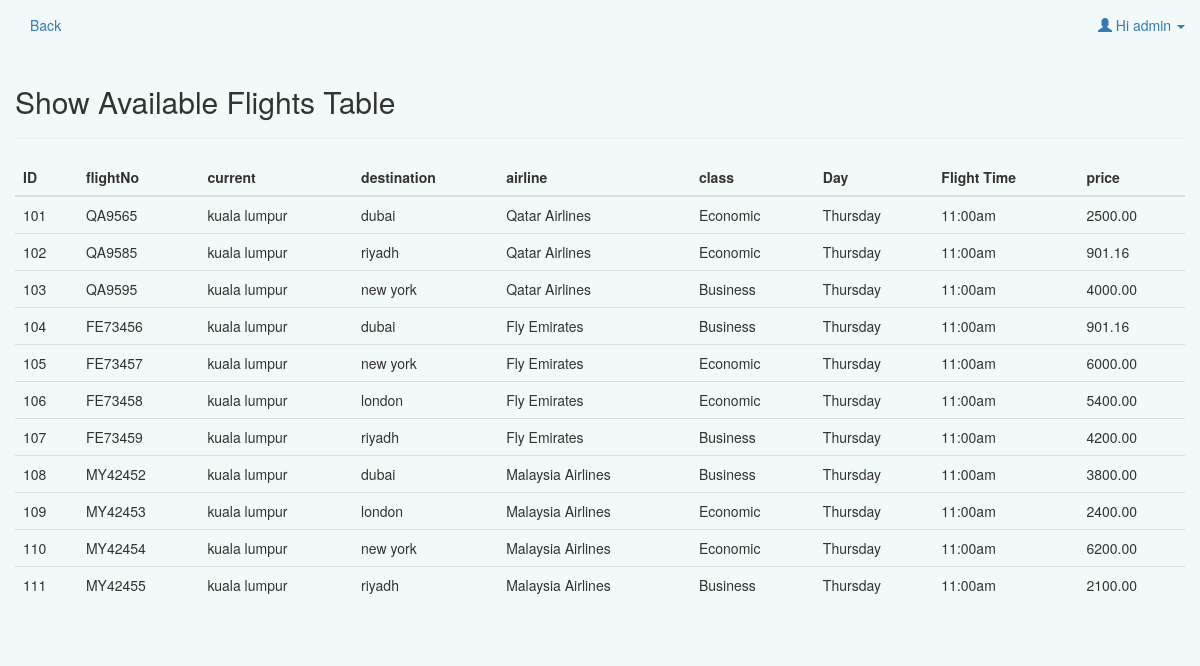
Page /flightsTable.php (signed in) on the committed database.
### tables this page shows
CREATE TABLE  `users` (
`user_id` INTEGER NOT NULL AUTO_INCREMENT,
`Fname` VARCHAR(15),
`Lname` VARCHAR(15),
`user_name` VARCHAR(15) NOT NULL,
`user_type` VARCHAR(15) NOT NULL,
`user_pass` VARCHAR(255) NOT NULL,
PRIMARY KEY (`user_id`)
);

CREATE TABLE `flights` (
`flightID` INTEGER NOT NULL AUTO_INCREMENT,
`airline` VARCHAR(50),
`flightNo` VARCHAR(15),
`current` VARCHAR(50),
`destination` VARCHAR(50),
`class` VARCHAR(50) ,
`price` DECIMAL(6,2),
`dayID` INTEGER  ,
`flightTime` VARCHAR(10),
PRIMARY KEY (flightID),
FOREIGN KEY (dayID) REFERENCES `days` (dayID)
);

### src/userLogin.php (called while the page is built, shortened)
<?php
class USER {
	private $conn;
	public function __construct() {
		$database = new Database();
		$db = $database->dbConnection();
		$this->conn = $db;
    }
	public function runQuery($sql) {
		$stmt = $this->conn->prepare($sql);
		return $stmt;
	}
}
?>

### src/flightsTable.php (the view, shortened to what this page needs)
<?php
require_once("userLogin.php");
$auth_user = new USER();
$user_id = $_SESSION['user_session'];
$user_type = $_SESSION['userType_session'];
$stmt = $auth_user->runQuery("SELECT * FROM users WHERE user_id=:user_id AND user_type=:user_type");
$stmt->execute(array(":user_id"=>$user_id,':user_type'=>$user_type));
$userRow=$stmt->fetch(PDO::FETCH_ASSOC);
?>
<!DOCTYPE html PUBLIC "-//W3C//DTD XHTML 1.0 Transitional//EN" "http://www.w3.org/TR/xhtml1/DTD/xhtml1-transitional.dtd">
<html xmlns="http://www.w3.org/1999/xhtml">
    <head>
        <link rel="stylesheet" href="style.css" type="text/css"  />
        <link rel="stylesheet" href="../lib/css/bootstrap.css" >
        <link rel="stylesheet" href="../lib/css/bootstrap-theme.css" >
        <link rel="stylesheet" href="../lib/jquery-ui-1.11.4/jquery-ui.css">
        <link rel="stylesheet" href="../lib/jquery-ui-1.11.4/jquery-ui.structure.css">
        <link rel="stylesheet" href="../lib/jquery-ui-1.11.4/jquery-ui.theme.css">
        <link rel="stylesheet" href="../css/style.css" >
    </head>
    <body>
        <div id="navbar" class="navbar-collapse collapse">
            <ul class="nav navbar-nav navbar-right">
                <li class="dropdown">
                    <a href="#" class="dropdown-toggle" data-toggle="dropdown" role="button" aria-haspopup="true" aria-expanded="false">
                        <span class="glyphicon glyphicon-user"></span>&nbsp;Hi <?php echo $userRow['user_name'];?>&nbsp;<span class="caret"></span></a>
                </li>
            </ul>
            <ul class="nav navbar-nav navbar-left">
                <li >
                    <a href="addFlights.php" > Back </a>
                </li>
            </ul>
        </div>
        <div class="container" style="margin-top:0px;">
            <h2>Show Available Flights Table</h2>
            <hr>
            <div class="table-responsive">
                <table class="table">
                    <thead>
                        <tr>
                            <th>ID</th>
                            <th>flightNo</th>
                            <th>current</th>
                            <th>destination</th>
                            <th>airline</th>
                            <th>class</th>
                            <th>Day</th>
                            <th>Flight Time</th>
                            <th>price</th>
                        </tr>
                    </thead>
                    <tbody>
                        <?php
                        $database = new Database();
                        $db = $database->dbConnection();
                        $conn = $db;
                        $stmt = $conn->query("SELECT * FROM flights ");
                        $stmt->execute();
                        if ($stmt->rowCount() > 0) {
                            while($data = $stmt->fetch( PDO::FETCH_ASSOC )){
                                print " <tr>
                                            <td>". $data['flightID']."</td>
                                            <td>". $data['flightNo']."</td>
                                            <td>". $data['current']."</td>
                                            <td>". $data['destination']."</td>
                                            <td>". $data['airline']."</td>
                                            <td>". $data['class']."</td>
                                            <td>". date('l', $data['dayID']) ."</td>
                                            <td>". $data['flightTime']."</td>
                                            <td>". $data['price']."</td>
                                          </tr>";
                            }
                        } else {
                        }
                        ?>
                    </tbody>
                </table>
            </div>
        </div>
    </body>
</html>

### src/style.css (style rules this page uses)
body { background:#f1f9f9; }

### css/style.css (style rules this page uses)
.container { width:100%; padding: 15px; margin: 0 auto; }
hr { size:2; width:auto; }
body { background: #f1f9f9 none repeat scroll 0 0; }

### rows in the picture
users: user_name "admin"
flights: flightID "101", flightNo "QA9565", current "kuala lumpur", destination "dubai", airline "Qatar Airlines", class "Economic", dayID "Thursday", flightTime "11:00am", price "2500.00"
flights: flightID "102", flightNo "QA9585", current "kuala lumpur", destination "riyadh", airline "Qatar Airlines", class "Economic", dayID "Thursday", flightTime "11:00am", price "901.16"
flights: flightID "103", flightNo "QA9595", current "kuala lumpur", destination "new york", airline "Qatar Airlines", class "Business", dayID "Thursday", flightTime "11:00am", price "4000.00"
flights: flightID "104", flightNo "FE73456", current "kuala lumpur", destination "dubai", airline "Fly Emirates", class "Business", dayID "Thursday", flightTime "11:00am", price "901.16"
flights: flightID "105", flightNo "FE73457", current "kuala lumpur", destination "new york", airline "Fly Emirates", class "Economic", dayID "Thursday", flightTime "11:00am", price "6000.00"
flights: flightID "106", flightNo "FE73458", current "kuala lumpur", destination "london", airline "Fly Emirates", class "Economic", dayID "Thursday", flightTime "11:00am", price "5400.00"
flights: flightID "107", flightNo "FE73459", current "kuala lumpur", destination "riyadh", airline "Fly Emirates", class "Business", dayID "Thursday", flightTime "11:00am", price "4200.00"
flights: flightID "108", flightNo "MY42452", current "kuala lumpur", destination "dubai", airline "Malaysia Airlines", class "Business", dayID "Thursday", flightTime "11:00am", price "3800.00"
flights: flightID "109", flightNo "MY42453", current "kuala lumpur", destination "london", airline "Malaysia Airlines", class "Economic", dayID "Thursday", flightTime "11:00am", price "2400.00"
flights: flightID "110", flightNo "MY42454", current "kuala lumpur", destination "new york", airline "Malaysia Airlines", class "Economic", dayID "Thursday", flightTime "11:00am", price "6200.00"
flights: flightID "111", flightNo "MY42455", current "kuala lumpur", destination "riyadh", airline "Malaysia Airlines", class "Business", dayID "Thursday", flightTime "11:00am", price "2100.00"
